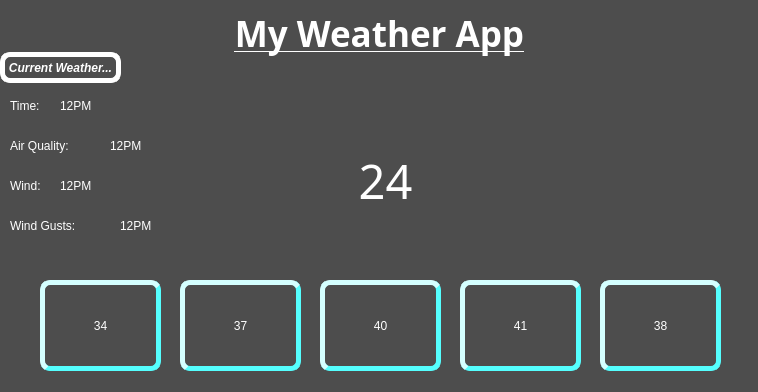
<?xml version="1.0" encoding="UTF-8"?>
<ui version="4.0">
 <class>Form</class>
 <widget class="QWidget" name="Form">
  <property name="geometry">
   <rect>
    <x>0</x>
    <y>0</y>
    <width>758</width>
    <height>392</height>
   </rect>
  </property>
  <property name="minimumSize">
   <size>
    <width>758</width>
    <height>392</height>
   </size>
  </property>
  <property name="maximumSize">
   <size>
    <width>758</width>
    <height>392</height>
   </size>
  </property>
  <property name="windowTitle">
   <string>Form</string>
  </property>
  <property name="styleSheet">
   <string notr="true">background-color: rgb(77, 77, 77);</string>
  </property>
  <widget class="QLabel" name="label">
   <property name="geometry">
    <rect>
     <x>10</x>
     <y>10</y>
     <width>739</width>
     <height>47</height>
    </rect>
   </property>
   <property name="font">
    <font>
     <family>Segoe UI Black</family>
     <pointsize>26</pointsize>
     <weight>75</weight>
     <bold>true</bold>
     <underline>true</underline>
    </font>
   </property>
   <property name="styleSheet">
    <string notr="true">color: rgb(255, 255, 255);</string>
   </property>
   <property name="text">
    <string>My Weather App</string>
   </property>
   <property name="alignment">
    <set>Qt::AlignCenter</set>
   </property>
  </widget>
  <widget class="QLabel" name="label_2">
   <property name="geometry">
    <rect>
     <x>10</x>
     <y>90</y>
     <width>101</width>
     <height>31</height>
    </rect>
   </property>
   <property name="styleSheet">
    <string notr="true">color: rgb(255, 255, 255);
font: 81 12pt &quot;Open Sans ExtraBold&quot;;</string>
   </property>
   <property name="text">
    <string>Time:</string>
   </property>
  </widget>
  <widget class="QLabel" name="label_3">
   <property name="geometry">
    <rect>
     <x>10</x>
     <y>130</y>
     <width>101</width>
     <height>31</height>
    </rect>
   </property>
   <property name="styleSheet">
    <string notr="true">color: rgb(255, 255, 255);
font: 81 12pt &quot;Open Sans ExtraBold&quot;;</string>
   </property>
   <property name="text">
    <string>Air Quality:</string>
   </property>
  </widget>
  <widget class="QLabel" name="label_4">
   <property name="geometry">
    <rect>
     <x>10</x>
     <y>210</y>
     <width>101</width>
     <height>31</height>
    </rect>
   </property>
   <property name="styleSheet">
    <string notr="true">color: rgb(255, 255, 255);
font: 81 12pt &quot;Open Sans ExtraBold&quot;;</string>
   </property>
   <property name="text">
    <string>Wind Gusts:</string>
   </property>
  </widget>
  <widget class="QLabel" name="label_5">
   <property name="geometry">
    <rect>
     <x>10</x>
     <y>170</y>
     <width>101</width>
     <height>31</height>
    </rect>
   </property>
   <property name="styleSheet">
    <string notr="true">color: rgb(255, 255, 255);
font: 81 12pt &quot;Open Sans ExtraBold&quot;;</string>
   </property>
   <property name="text">
    <string>Wind:</string>
   </property>
  </widget>
  <widget class="QLabel" name="title_weather">
   <property name="geometry">
    <rect>
     <x>290</x>
     <y>100</y>
     <width>191</width>
     <height>161</height>
    </rect>
   </property>
   <property name="font">
    <font>
     <family>HACKED</family>
     <pointsize>35</pointsize>
     <weight>50</weight>
     <italic>false</italic>
     <bold>false</bold>
    </font>
   </property>
   <property name="styleSheet">
    <string notr="true">font: 35pt &quot;HACKED&quot;;
color: rgb(255, 255, 255);</string>
   </property>
   <property name="text">
    <string>24</string>
   </property>
   <property name="alignment">
    <set>Qt::AlignCenter</set>
   </property>
  </widget>
  <widget class="QPushButton" name="first_button">
   <property name="geometry">
    <rect>
     <x>40</x>
     <y>280</y>
     <width>121</width>
     <height>91</height>
    </rect>
   </property>
   <property name="styleSheet">
    <string notr="true">font: 30pt &quot;HACKED&quot;;
color: rgb(255, 255, 255);
border-style:outset;
border-width: 5px;
border-radius:10px;
border-color: rgb(85, 255, 255);
</string>
   </property>
   <property name="text">
    <string>34</string>
   </property>
   <property name="flat">
    <bool>true</bool>
   </property>
  </widget>
  <widget class="QPushButton" name="second_button">
   <property name="geometry">
    <rect>
     <x>180</x>
     <y>280</y>
     <width>121</width>
     <height>91</height>
    </rect>
   </property>
   <property name="styleSheet">
    <string notr="true">font: 30pt &quot;HACKED&quot;;
color: rgb(255, 255, 255);
border-style:outset;
border-width: 5px;
border-radius:10px;
border-color: rgb(85, 255, 255);
</string>
   </property>
   <property name="text">
    <string>37</string>
   </property>
   <property name="flat">
    <bool>true</bool>
   </property>
  </widget>
  <widget class="QPushButton" name="third_button">
   <property name="geometry">
    <rect>
     <x>320</x>
     <y>280</y>
     <width>121</width>
     <height>91</height>
    </rect>
   </property>
   <property name="styleSheet">
    <string notr="true">font: 30pt &quot;HACKED&quot;;
color: rgb(255, 255, 255);
border-style:outset;
border-width: 5px;
border-radius:10px;
border-color: rgb(85, 255, 255);
</string>
   </property>
   <property name="text">
    <string>40</string>
   </property>
   <property name="flat">
    <bool>true</bool>
   </property>
  </widget>
  <widget class="QPushButton" name="fourth_button">
   <property name="geometry">
    <rect>
     <x>460</x>
     <y>280</y>
     <width>121</width>
     <height>91</height>
    </rect>
   </property>
   <property name="styleSheet">
    <string notr="true">font: 30pt &quot;HACKED&quot;;
color: rgb(255, 255, 255);
border-style:outset;
border-width: 5px;
border-radius:10px;
border-color: rgb(85, 255, 255);
</string>
   </property>
   <property name="text">
    <string>41</string>
   </property>
   <property name="flat">
    <bool>true</bool>
   </property>
  </widget>
  <widget class="QPushButton" name="fifth_button">
   <property name="geometry">
    <rect>
     <x>600</x>
     <y>280</y>
     <width>121</width>
     <height>91</height>
    </rect>
   </property>
   <property name="styleSheet">
    <string notr="true">font: 30pt &quot;HACKED&quot;;
color: rgb(255, 255, 255);
border-style:outset;
border-width: 5px;
border-radius:10px;
border-color: rgb(85, 255, 255);
</string>
   </property>
   <property name="text">
    <string>38</string>
   </property>
   <property name="flat">
    <bool>true</bool>
   </property>
  </widget>
  <widget class="QPushButton" name="current_weather_label">
   <property name="geometry">
    <rect>
     <x>0</x>
     <y>52</y>
     <width>121</width>
     <height>31</height>
    </rect>
   </property>
   <property name="font">
    <font>
     <weight>75</weight>
     <italic>true</italic>
     <bold>true</bold>
    </font>
   </property>
   <property name="styleSheet">
    <string notr="true">color: rgb(255, 255, 255);
border-style:outset;
border-width:5px;
border-radius:10px;
border-color: rgb(255, 255, 255);</string>
   </property>
   <property name="text">
    <string>Current Weather...</string>
   </property>
  </widget>
  <widget class="QLabel" name="time_label">
   <property name="geometry">
    <rect>
     <x>60</x>
     <y>90</y>
     <width>151</width>
     <height>31</height>
    </rect>
   </property>
   <property name="styleSheet">
    <string notr="true">color: rgb(255, 255, 255);
font: 75 11pt &quot;Segoe UI&quot;;</string>
   </property>
   <property name="text">
    <string>12PM</string>
   </property>
   <property name="alignment">
    <set>Qt::AlignLeading|Qt::AlignLeft|Qt::AlignVCenter</set>
   </property>
  </widget>
  <widget class="QLabel" name="quality_label">
   <property name="geometry">
    <rect>
     <x>110</x>
     <y>130</y>
     <width>101</width>
     <height>31</height>
    </rect>
   </property>
   <property name="styleSheet">
    <string notr="true">color: rgb(255, 255, 255);
font: 75 11pt &quot;Segoe UI&quot;;</string>
   </property>
   <property name="text">
    <string>12PM</string>
   </property>
   <property name="alignment">
    <set>Qt::AlignLeading|Qt::AlignLeft|Qt::AlignVCenter</set>
   </property>
  </widget>
  <widget class="QLabel" name="wind_label">
   <property name="geometry">
    <rect>
     <x>60</x>
     <y>170</y>
     <width>151</width>
     <height>31</height>
    </rect>
   </property>
   <property name="styleSheet">
    <string notr="true">color: rgb(255, 255, 255);
font: 75 11pt &quot;Segoe UI&quot;;</string>
   </property>
   <property name="text">
    <string>12PM</string>
   </property>
   <property name="alignment">
    <set>Qt::AlignLeading|Qt::AlignLeft|Qt::AlignVCenter</set>
   </property>
  </widget>
  <widget class="QLabel" name="gusts_label">
   <property name="geometry">
    <rect>
     <x>120</x>
     <y>210</y>
     <width>91</width>
     <height>31</height>
    </rect>
   </property>
   <property name="styleSheet">
    <string notr="true">color: rgb(255, 255, 255);
font: 75 11pt &quot;Segoe UI&quot;;</string>
   </property>
   <property name="text">
    <string>12PM</string>
   </property>
   <property name="alignment">
    <set>Qt::AlignLeading|Qt::AlignLeft|Qt::AlignVCenter</set>
   </property>
  </widget>
 </widget>
 <resources/>
 <connections/>
</ui>
